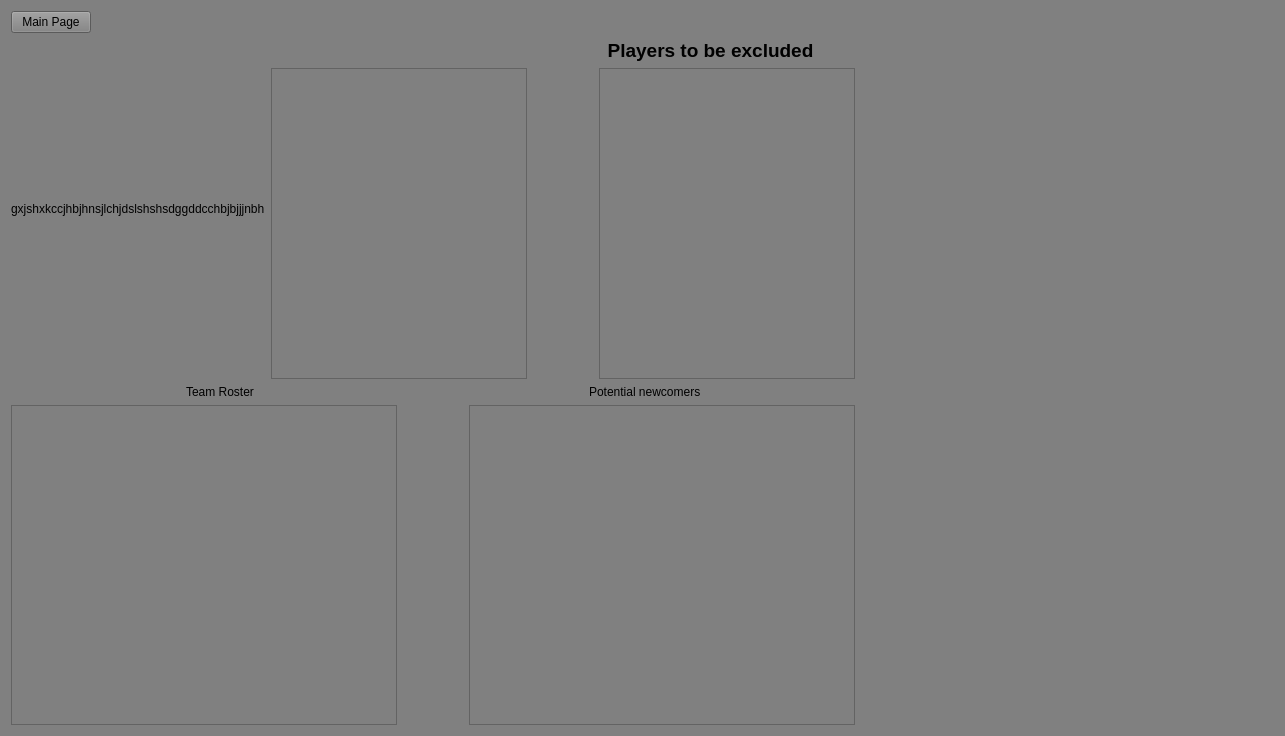
<?xml version="1.0" encoding="UTF-8"?>
<ui version="4.0">
 <class>West1</class>
 <widget class="QWidget" name="West1">
  <property name="enabled">
   <bool>true</bool>
  </property>
  <property name="geometry">
   <rect>
    <x>0</x>
    <y>0</y>
    <width>1285</width>
    <height>736</height>
   </rect>
  </property>
  <property name="minimumSize">
   <size>
    <width>1000</width>
    <height>0</height>
   </size>
  </property>
  <property name="maximumSize">
   <size>
    <width>16777215</width>
    <height>16777215</height>
   </size>
  </property>
  <property name="windowTitle">
   <string>Form</string>
  </property>
  <property name="styleSheet">
   <string notr="true">QWidget {
     background-color:rgb(128, 128, 128);
}</string>
  </property>
  <layout class="QFormLayout" name="formLayout">
   <item row="2" column="0">
    <layout class="QGridLayout" name="gridLayout_6">
     <item row="0" column="0">
      <layout class="QGridLayout" name="gridLayout_5">
       <item row="0" column="1">
        <layout class="QGridLayout" name="gridLayout_2">
         <item row="1" column="0">
          <widget class="QLabel" name="label">
           <property name="text">
            <string/>
           </property>
          </widget>
         </item>
         <item row="1" column="1">
          <widget class="QLabel" name="titleLabel">
           <property name="font">
            <font>
             <pointsize>14</pointsize>
             <bold>true</bold>
            </font>
           </property>
           <property name="text">
            <string>Players to be excluded</string>
           </property>
           <property name="alignment">
            <set>Qt::AlignCenter</set>
           </property>
           <property name="margin">
            <number>-1</number>
           </property>
           <property name="indent">
            <number>-1</number>
           </property>
          </widget>
         </item>
         <item row="2" column="0" colspan="2">
          <layout class="QGridLayout" name="gridLayout">
           <item row="0" column="0">
            <widget class="QTableView" name="tableView_2"/>
           </item>
           <item row="0" column="1">
            <widget class="QLabel" name="label_5">
             <property name="text">
              <string>                  </string>
             </property>
            </widget>
           </item>
           <item row="0" column="2">
            <widget class="QTableView" name="tableView"/>
           </item>
          </layout>
         </item>
        </layout>
       </item>
       <item row="0" column="0">
        <widget class="QLabel" name="img1">
         <property name="text">
          <string>gxjshxkccjhbjhnsjlchjdslshshsdggddcchbjbjjjnbh</string>
         </property>
        </widget>
       </item>
      </layout>
     </item>
     <item row="1" column="0">
      <layout class="QGridLayout" name="gridLayout_4">
       <item row="0" column="0" alignment="Qt::AlignHCenter">
        <widget class="QLabel" name="label_3">
         <property name="text">
          <string>Team Roster</string>
         </property>
        </widget>
       </item>
       <item row="0" column="1" alignment="Qt::AlignHCenter">
        <widget class="QLabel" name="label_4">
         <property name="text">
          <string>Potential newcomers</string>
         </property>
        </widget>
       </item>
       <item row="1" column="0" colspan="2">
        <layout class="QGridLayout" name="gridLayout_3">
         <item row="0" column="1">
          <widget class="QLabel" name="label_2">
           <property name="text">
            <string>                  </string>
           </property>
          </widget>
         </item>
         <item row="0" column="2">
          <widget class="QTableView" name="tableView_4"/>
         </item>
         <item row="0" column="0">
          <widget class="QTableView" name="tableView_3"/>
         </item>
        </layout>
       </item>
      </layout>
     </item>
    </layout>
   </item>
   <item row="1" column="0">
    <widget class="QPushButton" name="exit1Button">
     <property name="enabled">
      <bool>true</bool>
     </property>
     <property name="text">
      <string>Main Page</string>
     </property>
    </widget>
   </item>
  </layout>
 </widget>
 <resources/>
 <connections/>
</ui>
